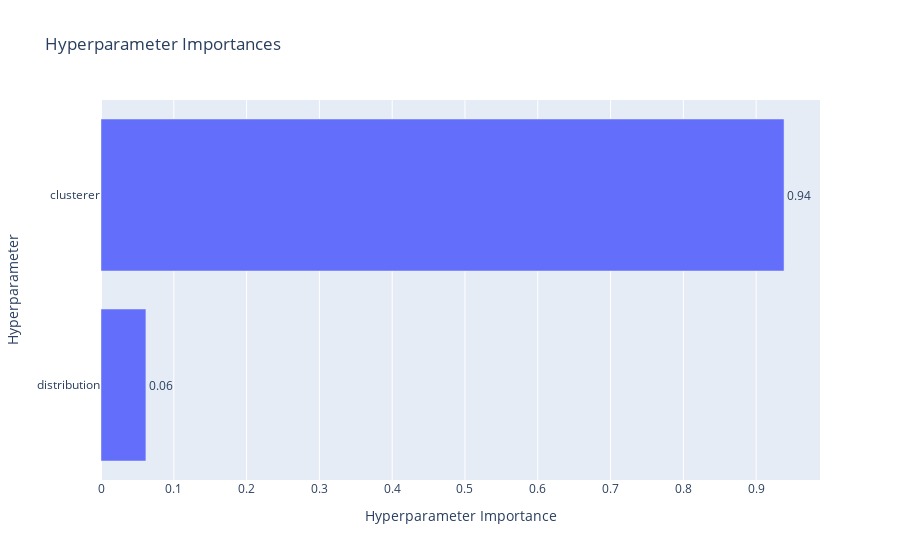

Notebook code for this chart:
### Markdown cell above
Plot hyperparameter importances based on the Optuna attempts.

### Code cell
plot_param_importances(study_glm_bs)

### Figure 1 — Plotly figure (JSON) as saved in the notebook; plotly's stock layout.template omitted (floating-point values rounded to 4 significant figures)
{"data": [{"cliponaxis": false, "hovertemplate": ["distribution (CategoricalDistribution): 0.06169796071535262<extra></extra>", "clusterer (CategoricalDistribution): 0.9383020392846474<extra></extra>"], "name": "Objective Value", "orientation": "h", "text": ["0.06", "0.94"], "textposition": "outside", "type": "bar", "x": [0.0617, 0.9383], "y": ["distribution", "clusterer"]}], "layout": {"title": {"text": "Hyperparameter Importances"}, "xaxis": {"title": {"text": "Hyperparameter Importance"}}, "yaxis": {"title": {"text": "Hyperparameter"}}}}
